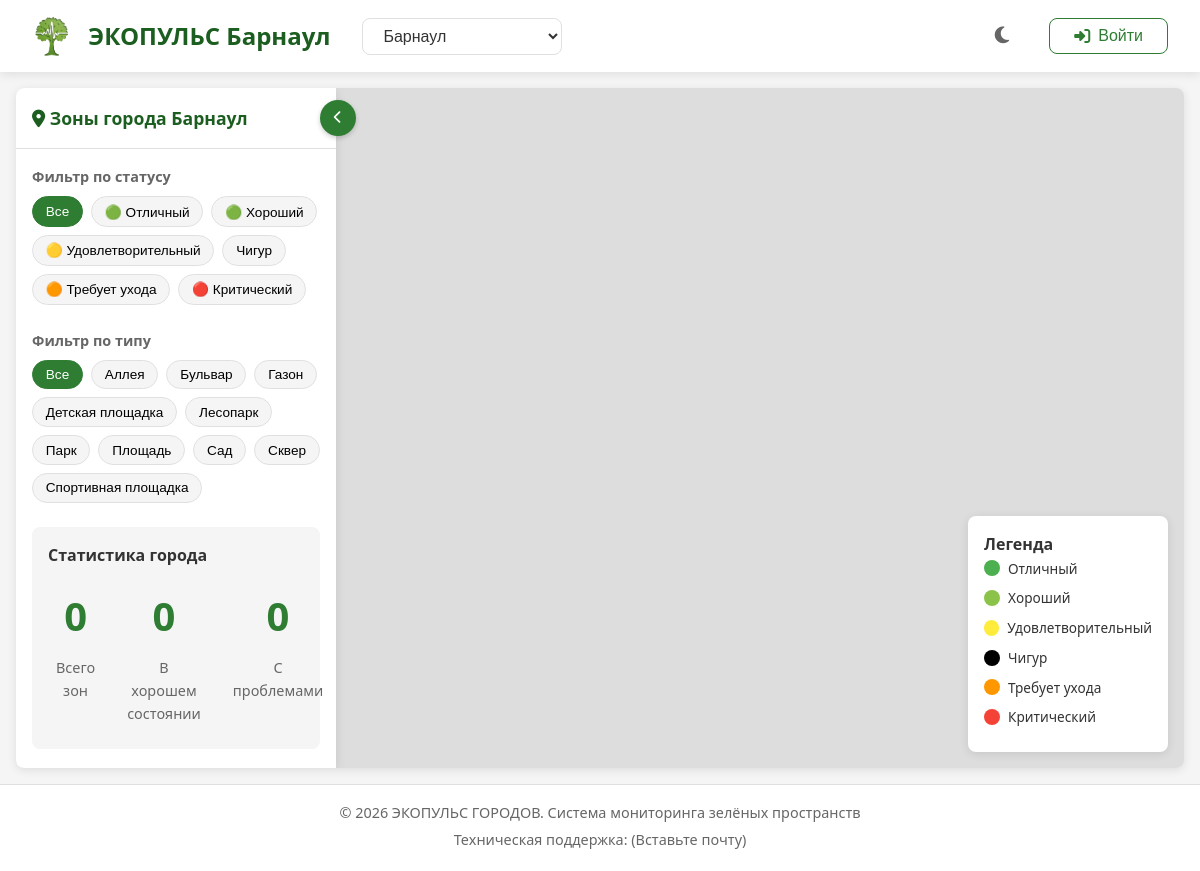
Before: / with the older database file.
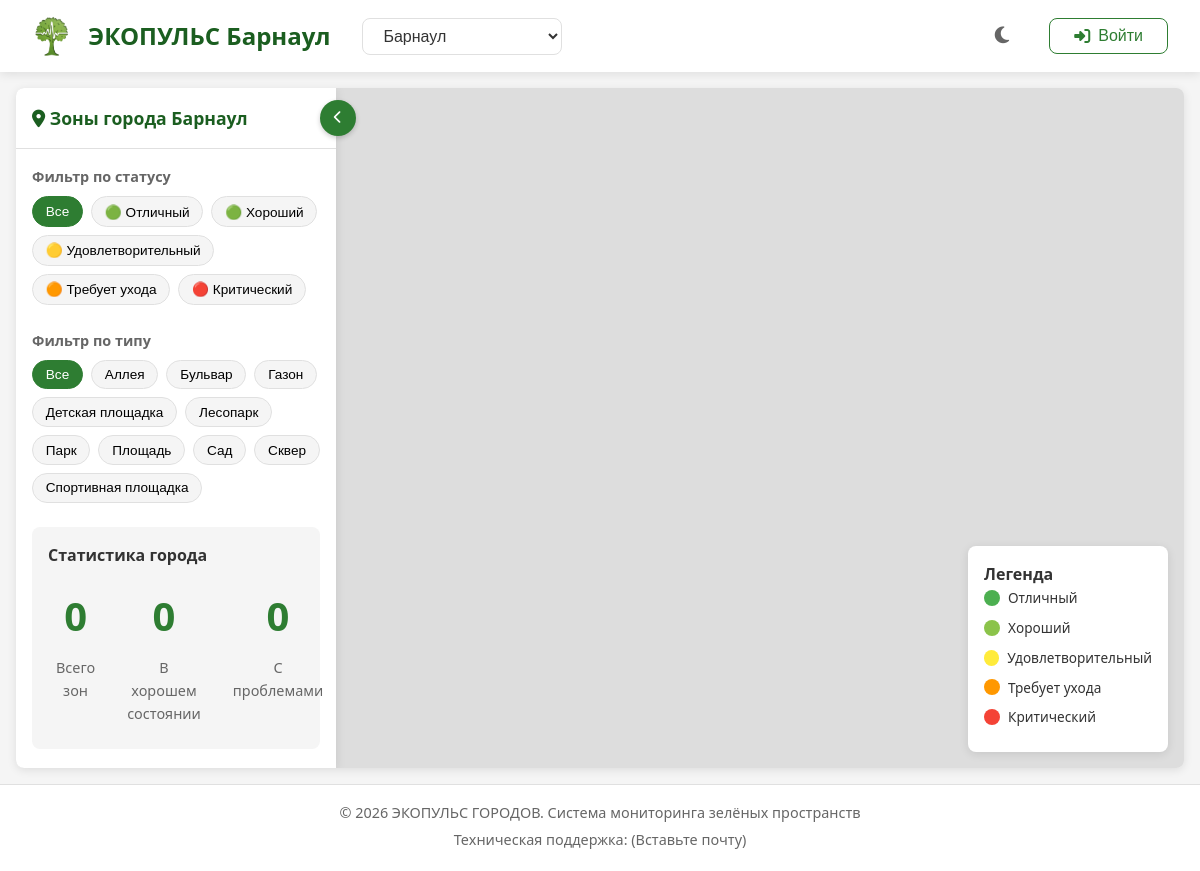
After: the same page with the newer database file.
### tables this page shows
CREATE TABLE cities (
                id INTEGER PRIMARY KEY AUTOINCREMENT,
                name TEXT UNIQUE NOT NULL,
                lat REAL NOT NULL,
                lng REAL NOT NULL,
                zoom INTEGER DEFAULT 12,
                is_active BOOLEAN DEFAULT 1,
                created_at TIMESTAMP DEFAULT CURRENT_TIMESTAMP
            );

CREATE TABLE zone_statuses (
                id INTEGER PRIMARY KEY AUTOINCREMENT,
                name TEXT UNIQUE NOT NULL,
                color TEXT NOT NULL,
                icon TEXT,
                priority INTEGER DEFAULT 0,
                is_active BOOLEAN DEFAULT 1,
                is_default BOOLEAN DEFAULT 0,
                created_at TIMESTAMP DEFAULT CURRENT_TIMESTAMP
            );

CREATE TABLE zone_types (
                id INTEGER PRIMARY KEY AUTOINCREMENT,
                name TEXT UNIQUE NOT NULL,
                description TEXT,
                icon TEXT,
                is_active BOOLEAN DEFAULT 1,
                created_at TIMESTAMP DEFAULT CURRENT_TIMESTAMP
            );

### app.py (the view)
@app.route('/')
def index():
    city = request.args.get('city', 'Барнаул')
    cities = get_cities_from_db()
    if city not in cities:
        city = 'Барнаул'
    session['current_city'] = city
    return render_template(
        'index.html',
        city=city,
        cities=cities,
        statuses=get_statuses_from_db(),
        zone_types=get_zone_types_from_db(),
        user=session.get('user')
    )

### app.py (called while the page is built)
def get_cities_from_db():
    conn = get_db()
    cities = conn.execute(
        'SELECT * FROM cities WHERE is_active = 1 ORDER BY name'
    ).fetchall()
    conn.close()
    return {
        row['name']: {'lat': row['lat'], 'lng': row['lng'], 'zoom': row['zoom']}
        for row in cities
    }

def get_zone_types_from_db():
    conn = get_db()
    zone_types = conn.execute(
        'SELECT name FROM zone_types WHERE is_active = 1 ORDER BY name'
    ).fetchall()
    conn.close()
    return [row['name'] for row in zone_types]

def get_statuses_from_db():
    conn = get_db()
    statuses = conn.execute(
        'SELECT * FROM zone_statuses WHERE is_active = 1 ORDER BY priority DESC'
    ).fetchall()
    conn.close()
    return {row['name']: {'color': row['color'], 'icon': row['icon']} for row in statuses}

### database.py (called while the page is built)
def get_db():
    conn = sqlite3.connect(Config.DATABASE_PATH)
    conn.row_factory = sqlite3.Row
    return conn

### templates/index.html (shortened to what this page needs)
{% extends "base.html" %}
{% block content %}
<div class="map-container">
    <div id="map"></div>
    <div class="side-panel" id="side-panel">
        <div class="panel-header">
            <div class="panel-title-wrapper">
                <h3><i class="fas fa-map-marker-alt"></i> Зоны города {{ city }}</h3>
                <button class="toggle-panel-btn" onclick="toggleSidePanel()"
                        title="Скрыть/показать панель">
                    <i class="fas fa-chevron-left"></i>
                </button>
            </div>
        </div>
        <div class="panel-content">
            <div class="filters">
                <div class="filter-group">
                    <h4>Фильтр по статусу</h4>
                    <div class="filter-buttons">
                        <button class="filter-btn active" data-status="all">Все</button>
                        {% for status, data in statuses.items() %}
                        <button class="filter-btn" data-status="{{ status }}">
                            {{ data.icon }} {{ status|capitalize }}
                        </button>
                        {% endfor %}
                    </div>
                </div>
                <div class="filter-group">
                    <h4>Фильтр по типу</h4>
                    <div class="filter-buttons">
                        <button class="filter-btn active" data-type="all">Все</button>
                        {% for type in zone_types %}
                        <button class="filter-btn" data-type="{{ type }}">
                            {{ type|capitalize }}
                        </button>
                        {% endfor %}
                    </div>
                </div>
            </div>
            <div class="statistics">
                <h4>Статистика города</h4>
                <div class="stats-grid">
                    <div class="stat-item">
                        <div class="stat-value" id="total-zones">0</div>
                        <div class="stat-label">Всего зон</div>
                    </div>
                    <div class="stat-item">
                        <div class="stat-value" id="good-zones">0</div>
                        <div class="stat-label">В хорошем состоянии</div>
                    </div>
                    <div class="stat-item">
                        <div class="stat-value" id="problem-zones">0</div>
                        <div class="stat-label">С проблемами</div>
                    </div>
                </div>
            </div>
        </div>
    </div>
    <div class="map-legend">
        <h4>Легенда</h4>
        {% for status, data in statuses.items() %}
        <div class="legend-item">
            <span class="legend-color" style="background-color: {{ data.color }}"></span>
            <span class="legend-label">{{ status|capitalize }}</span>
        </div>
        {% endfor %}
    </div>
</div>
{% endblock %}

### templates/base.html (shortened to what this page needs)
<!DOCTYPE html>
<html lang="ru">
<head>
    <link rel="stylesheet" href="https://unpkg.com/leaflet@1.9.4/dist/leaflet.css" />
    <link rel="stylesheet"
          href="https://cdnjs.cloudflare.com/ajax/libs/font-awesome/6.4.0/css/all.min.css">
    <link rel="stylesheet" href="{{ url_for('static', filename='css/style.css') }}">
    <link rel="stylesheet" href="{{ url_for('static', filename='css/dark.css') }}"
          id="dark-theme" disabled>
</head>
<body>
    <div class="app-container">
        <header class="header">
            <div class="header-left">
                <div class="logo">
                    <img src="{{ url_for('static', filename='img/tree-icon.png') }}"
                         alt="Логотип ЭКОПУЛЬС" class="logo-img">
                    <h1 id="site-title">ЭКОПУЛЬС {{ city if city else '' }}</h1>
                </div>
                {% if request.path == '/' %}
                <div class="city-selector">
                    <select id="city-select">
                        {% for city_name in cities.keys()|sort %}
                        <option value="{{ city_name }}"
                                {% if city_name == city %}selected{% endif %}>
                            {{ city_name }}
                        </option>
                        {% endfor %}
                    </select>
                </div>
                {% endif %}
            </div>
            <div class="header-right">
                <button id="night-mode-toggle" class="btn-icon" title="Ночной режим">
                    <i class="fas fa-moon"></i>
                </button>
                <div class="user-menu">
                    {% if user %}
                    <div class="user-dropdown">
                        <button class="btn-user">
                            <i class="fas fa-user-circle"></i>
                            <span class="full-role">{{ user.name }}</span>
                            <span class="short-role">
                                {% if user.role == 'super_admin' %}Гл. Админ
                                {% elif user.role == 'junior_admin' %}Мл. Админ
                                {% else %}{{ user.name }}{% endif %}
                            </span>
                            <i class="fas fa-caret-down"></i>
                        </button>
                        <div class="dropdown-content">
                            {% if user.role in ['super_admin', 'junior_admin', 'moderator'] %}
                            <a href="{{ url_for('admin_panel') }}">
                                <i class="fas fa-cog"></i> Админ панель
                            </a>
                            {% endif %}
                            <a href="{{ url_for('add_zone') }}">
                                <i class="fas fa-plus-circle"></i> Добавить зону
                            </a>
                            <a href="{{ url_for('analytics') }}">
                                <i class="fas fa-chart-line"></i> Аналитика
                            </a>
                            <a href="{{ url_for('auth.logout') }}">
                                <i class="fas fa-sign-out-alt"></i> Выйти
                            </a>
                        </div>
                    </div>
                    {% else %}
                    <button id="login-btn" class="btn btn-outline">
                        <i class="fas fa-sign-in-alt"></i> Войти
                    </button>
                    {% endif %}
                </div>
            </div>
        </header>
        <main class="main-content">
            {% block content %}{% endblock %}
        </main>
        <footer class="footer">
            <p>© 2026 ЭКОПУЛЬС ГОРОДОВ. Система мониторинга зелёных пространств</p>
            <p>Техническая поддержка: (Вставьте почту)</p>
        </footer>
    </div>
</body>
</html>

Changed rows visible on the page:
removed zone_statuses: name "Чигур"
